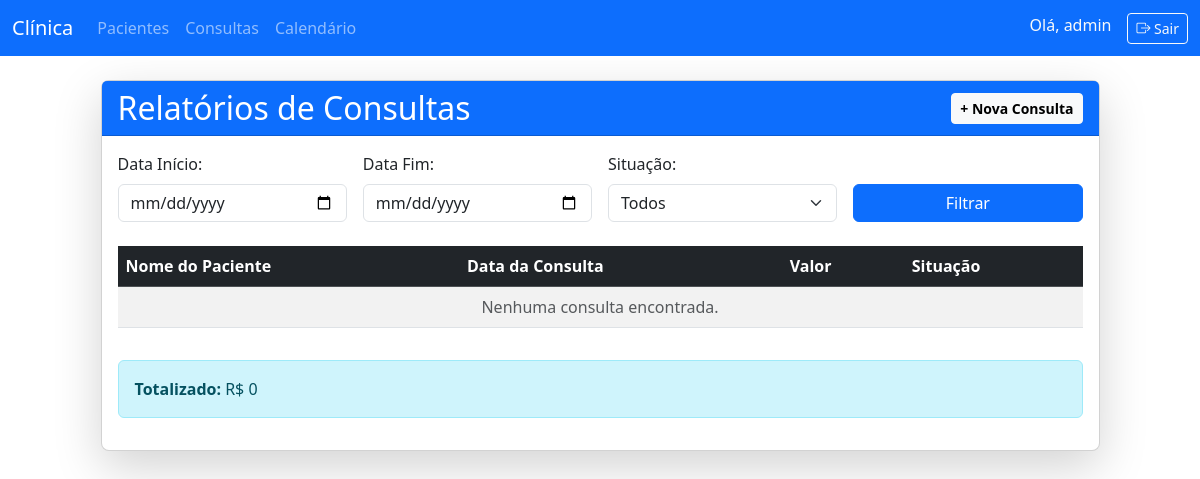
/consultas/lista/ (signed in), run on an earlier commit of the app's database.
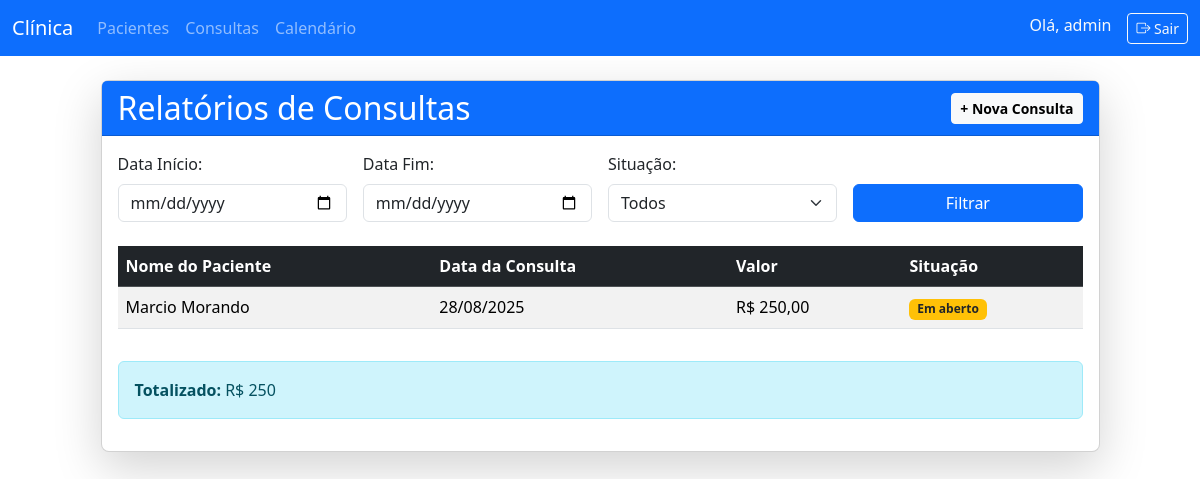
And on a later commit of the database.
### consultas/models.py (models this page shows, shortened)
class Consulta(models.Model):
    SITUACAO_CHOICES = [
        ('Em aberto', 'Em aberto'),
        ('Finalizada', 'Finalizada')
    ]
    TIPO_CHOICES = [
        ('Plano de Saude', 'Plano de Saude'),
        ('Particular', 'Particular')
    ]
    usuario = models.ForeignKey(User, on_delete=models.CASCADE)
    paciente = models.ForeignKey(Paciente, on_delete=models.CASCADE)
    data_consulta = models.DateField()
    valor_consulta = models.DecimalField(max_digits=10, decimal_places=2)
    horario_inicio = models.TimeField()
    horario_fim = models.TimeField()
    situacao = models.CharField(max_length=20, choices=SITUACAO_CHOICES, default='Em aberto')
    tipo_consulta = models.CharField(max_length=20, choices=TIPO_CHOICES, default='Particular')

### pacientes/models.py (models this page shows, shortened)
class Paciente(models.Model):
    usuario = models.ForeignKey(User, on_delete=models.CASCADE)
    nome = models.CharField(max_length=200)
    email = models.EmailField()
    telefone = models.CharField(max_length=20)
    cidade_natal = models.CharField(max_length=100)
    data_cadastro = models.DateTimeField(auto_now_add=True)
    class Meta:
        permissions = [
            ("view_own_paciente", "Can view own pacientes"),
        ]

### consultas/views.py (the view)
# urls.py: path('lista/', views.consulta_lista, name='consulta_lista'),
@login_required
def consulta_lista(request):
    consultas = Consulta.objects.filter(usuario=request.user)
    total_valor = 0
    data_inicio = request.GET.get('data_inicio')
    data_fim = request.GET.get('data_fim')
    situacao = request.GET.get('situacao')
    if data_inicio:
        consultas = consultas.filter(data_consulta__gte=parse_date(data_inicio))
    if data_fim:
        consultas = consultas.filter(data_consulta__lte=parse_date(data_fim))
    if situacao and situacao != 'Todos':
        consultas = consultas.filter(situacao=situacao)
    total_valor = consultas.aggregate(Sum('valor_consulta'))['valor_consulta__sum'] or 0
    return render(request, 'consultas/consulta_list.html', {
        'consultas': consultas,
        'total_valor': total_valor,
        'data_inicio': data_inicio or '',
        'data_fim': data_fim or '',
        'situacao': situacao or 'Todos',
    })

### consultas/templates/consultas/consulta_list.html (shortened to what this page needs)
{% extends 'base.html' %}
{% load static %}
{% block content %}
<div class="container mt-4">
  <div class="row justify-content-center">
    <div class="col-md-11">
      <div class="card shadow-lg rounded-3">
        <div class="card-header bg-primary text-white d-flex justify-content-between align-items-center">
          <h2 class="mb-0">Relatórios de Consultas</h2>
          <a href="{% url 'consulta_nova' %}" class="btn btn-light btn-sm fw-bold">
            + Nova Consulta
          </a>
        </div>
        <div class="card-body">
          <form method="get" class="row g-3 mb-4">
            <div class="col-md-3">
              <label for="data_inicio" class="form-label">Data Início:</label>
              <input type="date" class="form-control" name="data_inicio" id="data_inicio" value="{{ data_inicio }}">
            </div>
            <div class="col-md-3">
              <label for="data_fim" class="form-label">Data Fim:</label>
              <input type="date" class="form-control" name="data_fim" id="data_fim" value="{{ data_fim }}">
            </div>
            <div class="col-md-3">
              <label for="situacao" class="form-label">Situação:</label>
              <select class="form-select" name="situacao" id="situacao">
                <option {% if situacao == 'Todos' %}selected{% endif %}>Todos</option>
              </select>
            </div>
            <div class="col-md-3 align-self-end">
              <button type="submit" class="btn btn-primary w-100">Filtrar</button>
            </div>
          </form>
          <div class="table-responsive">
            <table class="table table-striped table-hover">
              <thead class="table-dark">
                <tr>
                  <th>Nome do Paciente</th>
                  <th>Data da Consulta</th>
                  <th>Valor</th>
                  <th>Situação</th>
                </tr>
              </thead>
              <tbody>
                {% for c in consultas %}
                <tr>
                  <td>{{ c.paciente.nome }}</td>
                  <td>{{ c.data_consulta|date:"d/m/Y" }}</td>
                  <td>R$ {{ c.valor_consulta }}</td>
                  <td>
                    {% if c.situacao == "Finalizada" %}
                      <span class="badge bg-success">{{ c.situacao }}</span>
                    {% else %}
                      <span class="badge bg-warning text-dark">{{ c.situacao }}</span>
                    {% endif %}
                  </td>
                </tr>
                {% empty %}
                <tr>
                  <td colspan="4" class="text-center text-muted">Nenhuma consulta encontrada.</td>
                </tr>
                {% endfor %}
              </tbody>
            </table>
          </div>
          <div class="alert alert-info mt-3">
            <strong>Totalizado:</strong> R$ {{ total_valor }}
          </div>
        </div>
      </div>
    </div>
  </div>
</div>
{% endblock %}

### templates/base.html (shortened to what this page needs)
<!DOCTYPE html>
<html lang="pt-br">
<head>
    <link rel="stylesheet" href="https://cdn.jsdelivr.net/npm/bootstrap@5.3.3/dist/css/bootstrap.min.css">
</head>
<body>
    <nav class="navbar navbar-expand-lg navbar-dark bg-primary mb-4">
        <div class="container-fluid">
            <a class="navbar-brand" href="{% url 'calendario' %}">Clínica</a>
            <div class="collapse navbar-collapse" id="navbarNav">
                <ul class="navbar-nav me-auto">
                    <li class="nav-item"><a class="nav-link" href="{% url 'paciente_lista' %}">Pacientes</a></li>
                    <li class="nav-item"><a class="nav-link" href="{% url 'consulta_lista' %}">Consultas</a></li>
                    <li class="nav-item"><a class="nav-link" href="{% url 'calendario' %}">Calendário</a></li>
                </ul>
                <ul class="navbar-nav ms-auto">
                    <li class="nav-item">
                        <span class="navbar-text text-light me-3">
                            Olá, {{ user.username }}
                        </span>
                    </li>
                    <li class="nav-item">
                        <form method="post" action="{% url 'logout' %}" class="d-inline">
                            <button type="submit" class="btn btn-outline-light btn-sm">
                                <i class="bi bi-box-arrow-right"></i> Sair
                            </button>
                        </form>
                    </li>
                </ul>
            </div>
        </div>
    </nav>
    <div class="container">
        {% block content %}{% endblock %}
    </div>
    <link rel="stylesheet" href="https://cdn.jsdelivr.net/npm/bootstrap-icons@1.11.0/font/bootstrap-icons.css">
</body>
</html>

What changed in the data, as far as the page shows it:
added Consulta: paciente.nome "Marcio Morando", data_consulta "28/08/2025", valor_consulta "250,00", situacao "Em aberto"
Also different on the page:
{{ total_valor }}: "0" → "250"
text no longer shown: "Nenhuma consulta encontrada."
